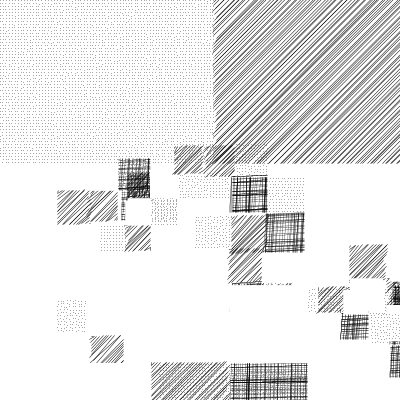
Frame 1 (no input)
Frame 60 (the mouse pressed at the canvas centre just before this capture): identical to frame 1, image omitted
Frame 120 (the mouse held since frame 60 and released just before this capture): identical to frame 1, image omitted

The Processing sketch that drew this single still picture (run headless with seeded random() and noise(); from frame 60 on, the mouse is pressed at the canvas centre):

// Processing sketch: processing_15926
// ── processing_15926.pde


int schwachsinn = 1;
//int seed = (int)random(11);
int seed = 9;
float pos = 30;
int farbe = 80;
int sw = 0;
int rectCount = 400;

void setup() {
  size(400, 400);
  smooth();
}

void draw() {
  pos = 30;
  background(255);
  noStroke();
  randomSeed(seed);
  println(seed);
  random(schwachsinn);
  float x = ((int)random(width/pos)-1)*pos+pos;
  float y = ((int)random(height/pos)-1)*pos+pos;
  translate(x,y);
  for(int i = 0; i < rectCount; i++){
    int b = (int)random(3);
    switch(b) {
    case 0: 
      pos = pos;
      break;
    case 1: 
      pos = pos/1.1;
      break;
    default: 
      pos = pos*1.1;
      break;
    }
    int a = (int)random(4);
    fill(0);
    switch(a) {
    case 0: 
      translate(0,pos);
      pattern_1();
      break;
    case 1:
      translate(pos,0);
      pattern_2();
      break;
    case 2:
      translate(0,-pos);
      pattern_3();
      break;
    default: 
      translate(-pos,0);
      pattern_4();
      break;
    }
    //rotate(0.01);
  }
}

void pattern_1(){
  fill(255);
  noStroke();
  rect(0,0,pos,pos);

}

void pattern_2(){
  stroke(0);
  strokeWeight(0.5);
  for (int i = 0; i < pos; i = i+3) {
    line(0+(int)random(-2,4), i, i+(int)random(-1,4), -i/pos);
  }
  translate(pos,pos);
  scale(-1);
  for (int i = 0; i < pos; i = i+3) {
    line(0, i+(int)random(-1,4), i+(int)random(-1,4), -i/pos);
  }
}

void pattern_3(){
  for (int i = 1; i < pos; i = i+(int)random(-1,4)) {
    strokeWeight(0.3);
    stroke(0);
    line(i+random(3), 0, i, pos-1);
    line(0, i+random(3), pos-1, i);
    noStroke();
  }
}

void pattern_4(){
  stroke(0);
  strokeWeight(0.7);
  for (int i = 1; i < pos; i = i+3) {
    for (int j = 1; j < pos; j = j+3) {
      point(i+random(-0.5,0.5), j+random(-0.5,0.5));
    }
  }
}

void keyPressed() {
  switch(key) {
  case 'n':
    seed++;
    break;
  case 'b':
    seed--;
    break;
  }
}
